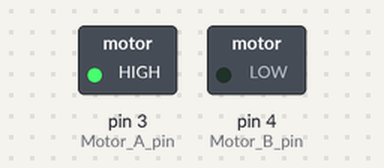
A sketch run on a simulated Arduino Uno, built with avr-gcc and run on an emulated ATmega328P. On the bench: switched loads named in the sketch (green lamp = pin HIGH).

Above: at 0.5 s.
At 1.5 s:
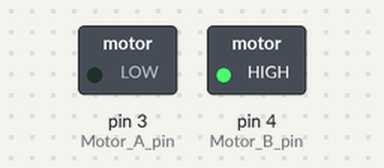
At 5.5 s:
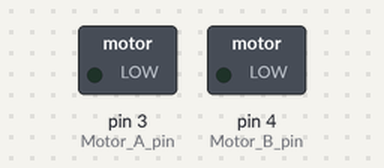
Timing chart, 0 to 6.9 s (numbered marks = the images above):
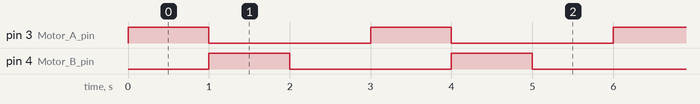

Measured:
- by itself, pin 3 (Motor_A_pin), pin 4 (Motor_B_pin): alternates HIGH for 1.0 s and LOW for 2.0 s
- by itself, everything shown: repeats every 3.0 s, in 3 steps

The sketch:

sketch_jun27a_Motor.ino
```cpp
#define Motor_A_pin 3
#define Motor_B_pin 4
// #define Motor_PWM_pin 18
/////////////////////////////////////////////////////////////////////////////////////////////////////
void setup()
{
  pinMode(Motor_A_pin, OUTPUT);
  pinMode(Motor_B_pin, OUTPUT);
}
///////////////////////////////////////////////////////////////////////////////////////////////////////
void loop()
{
  motion_AntiClock();
  delay(1000);

  motion_Clock();
  delay(1000);

  motion_Stop();
  delay(1000);
}
////////////////////////////////////////////////////////////////////////////////////////////////////////

//Function Definitions
void motion_AntiClock ()
{
  digitalWrite(Motor_A_pin, HIGH);
  digitalWrite(Motor_B_pin, LOW);
}

void motion_Clock ()
{
  digitalWrite(Motor_A_pin, LOW);
  digitalWrite(Motor_B_pin, HIGH);
}

void motion_Stop ()
{
  digitalWrite(Motor_A_pin, LOW);
  digitalWrite(Motor_B_pin, LOW);
}
```
